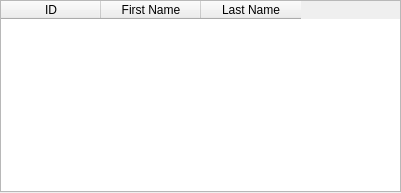
<?xml version="1.0" encoding="UTF-8"?>
<ui version="4.0">
 <class>Dialog</class>
 <widget class="QDialog" name="Dialog">
  <property name="geometry">
   <rect>
    <x>0</x>
    <y>0</y>
    <width>401</width>
    <height>193</height>
   </rect>
  </property>
  <property name="windowTitle">
   <string>Dialog</string>
  </property>
  <widget class="QTableWidget" name="tableWidget">
   <property name="geometry">
    <rect>
     <x>0</x>
     <y>0</y>
     <width>401</width>
     <height>192</height>
    </rect>
   </property>
   <column>
    <property name="text">
     <string>ID</string>
    </property>
   </column>
   <column>
    <property name="text">
     <string>First Name</string>
    </property>
   </column>
   <column>
    <property name="text">
     <string>Last Name</string>
    </property>
   </column>
  </widget>
 </widget>
 <resources/>
 <connections/>
</ui>
